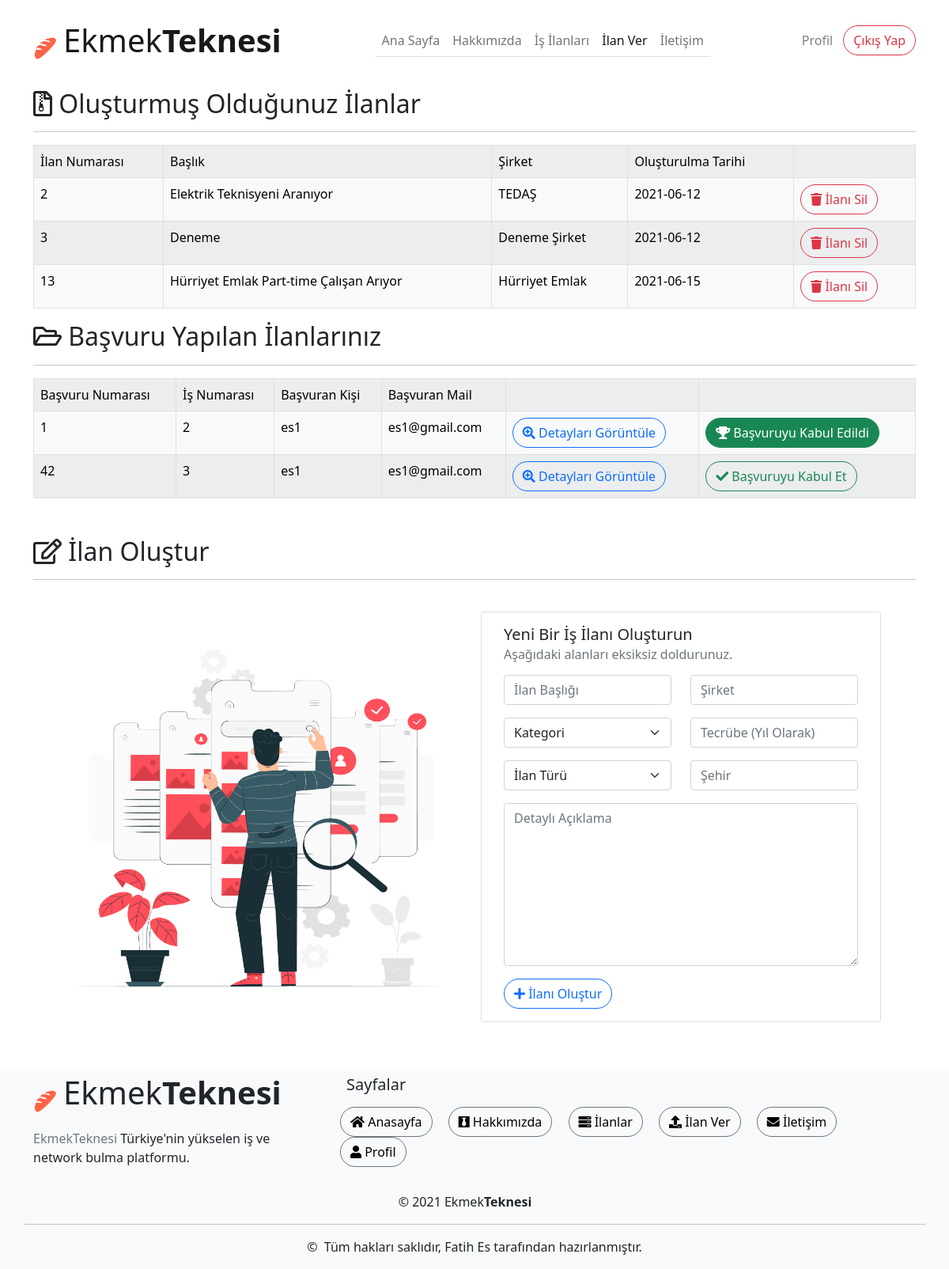
The app's page /pages/advertise.php (signed in) with its own data.
### tables this page shows
CREATE TABLE `job` (
  `job_id` int(11) NOT NULL,
  `job_title` varchar(100) NOT NULL,
  `job_company` varchar(40) NOT NULL,
  `job_experience` varchar(15) DEFAULT NULL,
  `job_create_date` date DEFAULT current_timestamp(),
  `job_kind` varchar(100) DEFAULT NULL,
  `job_category` varchar(255) DEFAULT NULL,
  `job_city` varchar(255) DEFAULT NULL,
  `job_detail` text NOT NULL,
  `user_id` int(11) DEFAULT NULL
);

CREATE TABLE `application` (
  `app_id` int(11) NOT NULL,
  `user_id` int(11) NOT NULL,
  `job_id` int(11) NOT NULL,
  `app_status` varchar(15) NOT NULL DEFAULT '0'
);

CREATE TABLE `user` (
  `user_id` int(11) NOT NULL,
  `user_name` varchar(255) NOT NULL,
  `user_email` varchar(255) NOT NULL,
  `user_password` varchar(255) DEFAULT NULL
);

### pages/advertise.php (the view, shortened to what this page needs)
<?php require '../db_conn.php' ?>
<!DOCTYPE html>
<html lang="en">
<head>
    <link rel="stylesheet" href="https://use.fontawesome.com/releases/v5.15.3/css/all.css">
    <link href="../styles/boostrap.css" rel="stylesheet" />
</head>
<body>
    <nav class="navbar navbar-expand-lg navbar-light fixed-top py-3 mb-4" style="background-color: #fff;" data-navbar-on-scroll="data-navbar-on-scroll">
        <div class="container"><a class="navbar-brand" href="home.php"><img src="../images/other/logo.png" alt="" width="30" /><span class="text-1000 fs-1 ms-2 fw-medium">Ekmek<span class="fw-bold">Teknesi</span></span></a>
            <div class="collapse navbar-collapse" id="navbarSupportedContent">
                <ul class="navbar-nav mx-auto border-bottom border-lg-bottom-0 pt-2 pt-lg-0">
                    <li class="nav-item"><a class="nav-link " aria-current="page" href="home.php">Ana Sayfa</a></li>
                    <li class="nav-item"><a class="nav-link" href="about.php">Hakkımızda</a></li>
                    <li class="nav-item"><a class="nav-link" href="applications.php">İş İlanları</a></li>
                    <li class="nav-item"><a class="nav-link active" href="advertise.php">İlan Ver</a></li>
                    <li class="nav-item"><a class="nav-link" href="contact.php">İletişim </a></li>
                </ul>
                <form class="d-flex py-3 py-lg-0">
                    <a href="profile.php"> <button class="btn btn-link text-1000 fw-medium order-1 order-lg-0 text-decoration-none" type="button" style="color: grey;">Profil</button></a>
                    <a href="../app/logout.php"> <button class="btn btn-outline-danger rounded-pill order-0" type="button">Çıkış Yap</button></a>
                </form>
            </div>
        </div>
    </nav>
    <div class="container" style="margin-top: 7rem;">
        <h2><i class="far fa-file-archive"></i>&nbsp;Oluşturmuş Olduğunuz İlanlar</h2>
        <hr>
        <?php
        $user_name = $_SESSION['user_name'];
        $query = $db->query("SELECT * FROM user WHERE user_name = '{$user_name}'")->fetch(PDO::FETCH_ASSOC);
        $user_id =  $query['user_id'];
        ?>
        <?php
        $adds = $db->query("SELECT * FROM job WHERE user_id = '{$user_id}'", PDO::FETCH_ASSOC);
        if ($adds->rowCount()) {
        ?>
            <table class="table table-bordered table-striped table-light">
                <tr>
                    <td>İlan Numarası</td>
                    <td>Başlık</td>
                    <td>Şirket</td>
                    <td>Oluşturulma Tarihi</td>
                    <td></td>
                </tr>
                <?php
                foreach ($adds as $row) { ?>
                    <tr>
                        <td><?= $row['job_id'] ?></td>
                        <td><?= $row['job_title'] ?></td>
                        <td><?= $row['job_company'] ?></td>
                        <td><?= $row['job_create_date'] ?></td>
                        <td><span id="<?php echo $row['job_id'] ?>" class="del-job btn rounded-pill btn-outline-danger"><i class="fas fa-trash"></i>&nbsp;İlanı Sil</span></td>
                    </tr>
                <?php } ?>
            </table>
        <?php } ?>
    </div>
    <div class="container">
    <h2><i class="far fa-folder-open"></i>&nbsp;Başvuru Yapılan İlanlarınız</h2><hr>
    <?php
    $user_name = $_SESSION['user_name'];
    $query = $db->query("SELECT * FROM user WHERE user_name = '{$user_name}'")->fetch(PDO::FETCH_ASSOC);
    $user_id =  $query['user_id'];
    $created_job = [];
    $count = $db->query("SELECT * FROM job WHERE user_id = $user_id", PDO::FETCH_ASSOC);
    if($count->rowCount()){
      foreach ($count as $say){
        array_push($created_job, $say['job_id']);
      }
    }
    $sor = $db->query("SELECT * FROM application INNER JOIN user ON application.user_id = user.user_id AND application.app_status <>  '0'", PDO::FETCH_ASSOC);
    if ($sor->rowCount()) {
    ?>
           <table class="table table-bordered table-striped table-light">
          <tr>
            <td>Başvuru Numarası</td>
            <td>İş Numarası</td>
            <td>Başvuran Kişi</td>
            <td>Başvuran Mail</td>
            <td></td>
            <td></td>
          </tr>
          <?php
          foreach ($sor as $row) { ?>
            <?php if ((in_array($row['job_id'], $created_job))) { ?>
              <tr>
                <td><?= $row['app_id'] ?></td>
                <td><?= $row['job_id'] ?></td>
                <td><?= $row['user_name'] ?></td>
                <td><?= $row['user_email'] ?></td>
                <td><button type="button" class="btn rounded-pill btn-outline-primary" data-bs-toggle="modal" data-bs-target="#de<?= $row['job_id'] ?>">
                    <i class="fas fa-search-plus"></i>&nbsp;Detayları Görüntüle
                  </button></td>
                <?php if($row['app_status'] === '2' ) {  ?>
                <td><span id="" class=" btn rounded-pill btn-success"><i class="fas fa-trophy"></i> Başvuruyu Kabul Edildi</span></td>
                <?php } else {?>
                    <td><span id="<?php echo $row['app_id'] ?>" class="accept-job rounded-pill btn btn-outline-success"> <i class="fas fa-check"></i> Başvuruyu Kabul Et</span></td>
                    <?php } ?>
              </tr>
            <?php } ?>
          <?php } ?>
        </table>
        <?php } ?>
    </div>
    <div class="container mt-5">
        <h2><i class="far fa-edit"></i>&nbsp;İlan Oluştur</h2>
        <hr>
        <div class="row">
            <div class="col ms-3 mt-5">
                <img style="width: 100%; height:90%;"  src="../images/illustrations/3.jpg" alt="">
            </div>
            <div class="col">
                <div class="row">
                    <div class="card mt-4" style="width: 90%;">
                        <div class="card-body">
                            <h5 class="card-title">Yeni Bir İş İlanı Oluşturun</h5>
                            <h6 class="card-subtitle mb-2 text-muted mb-3">Aşağıdaki alanları eksiksiz doldurunuz.</h6>
                            <form action="advertise.php" id="new" method="POST">
                                <div class="row">
                                    <div class="col"><input type="text" class="form-control" placeholder="İlan Başlığı" name="job_title" required /></div>
                                    <div class="col"><input type="text" class="form-control" placeholder="Şirket" name="job_company" required /></div>
                                </div>
                                <div class="row mt-3">
                                    <div class="col"><select class="form-select" aria-label="Default select example" required name="job_category">
                                            <option selected disabled>Kategori</option>
                                        </select></div>
                                    <div class="col"><input type="text" class="form-control" placeholder="Tecrübe (Yıl Olarak)" name="job_experience" required /></div>
                                </div>
                                <div class="row mt-3">
                                    <div class="col"><select class="form-select" aria-label="Default select example" required name="job_kind">
                                            <option selected disabled>İlan Türü</option>
                                        </select></div>
                                    <div class="col"><input type="text" class="form-control" placeholder="Şehir" name="job_city" required /></div>
                                </div>
                                <div class="row mt-3">
                                    <div class="col"> <textarea name="job_detail" id="" class="form-control" cols="30" rows="8" placeholder="Detaylı Açıklama" form="new" required></textarea> </div>
                                </div>
                                <button type="submit" class="btn btn-outline-primary rounded-pill order-0 mt-3" name="create_ads"><i class="fas fa-plus"></i>&nbsp;İlanı Oluştur</button>
                            </form>
                        </div>
                    </div>
                </div>
            </div>
        </div>
    </div>
     <div class="bg-light mt-3">
        <div class="container">
            <div class="row">
                <div class="row">
                    <div class="col-4">
                        <img class="d-inline-block align-middle" src="../images/other/logo.png" alt="" width="30" /><span class="d-inline-block text-1000 fs-1 ms-2 fw-medium lh-base">Ekmek<span class="fw-bold">Teknesi</span></span></a>
                        <p class="my-3"> <span class="text-secondary">EkmekTeknesi </span>Türkiye'nin yükselen iş ve <br />network bulma platformu. </p>
                    </div>
                    <div class="col">
                        <h5 class="lh-lg ms-4">Sayfalar </h5>
                        <ul class="list-unstyled mb-md-4 mb-lg-0">
                            <li style="display: inline-block;" class="lh-lg ms-3"><a class="text-decoration-none btn btn-outline-secondary rounded-pill" style="color:black" href="home.php"><i class="fas fa-home"></i>&nbsp;Anasayfa</a></li>
                            <li style="display: inline-block;" class="lh-lg ms-3"><a class="text-decoration-none btn btn-outline-secondary rounded-pill" style="color:black" href="about.php"><i class="fab fa-black-tie"></i>&nbsp;Hakkımızda</a></li>
                            <li style="display: inline-block;" class="lh-lg ms-3"><a class="text-decoration-none btn btn-outline-secondary rounded-pill" style="color:black" href="applications.php"><i class="fas fa-server"></i>&nbsp;İlanlar</a></li>
                            <li style="display: inline-block;" class="lh-lg ms-3"><a class="text-decoration-none btn btn-outline-secondary rounded-pill" style="color:black" href="advertise.php"><i class="fas fa-upload"></i>&nbsp;İlan Ver</a></li>
                            <li style="display: inline-block;" class="lh-lg ms-3"><a class="text-decoration-none btn btn-outline-secondary rounded-pill" style="color:black" href="contact.php"><i class="fas fa-envelope"></i>&nbsp;İletişim</a></li>
                            <li style="display: inline-block;" class="lh-lg ms-3"><a class="text-decoration-none btn btn-outline-secondary rounded-pill" style="color:black" href="profile.php"><i class="fas fa-user"></i>&nbsp;Profil</a></li>
                        </ul>
                    </div>
                </div>
                <div class="row">
                    <p class="text-400 my-3" style="text-align: center;">&copy; 2021 Ekmek<b>Teknesi</b></p>
                </div>
                <hr class="opacity-25" />
                <div class="text-400 text-center">
                    <p>&copy; &nbsp;Tüm hakları saklıdır,
                        Fatih Es tarafından hazırlanmıştır.
                    </p>
                </div>
            </div>
        </div>
    </div>
</body>
</html>

### records on screen
job: job_id "2", job_title "Elektrik Teknisyeni Aranıyor", job_company "TEDAŞ", job_create_date "2021-06-12"
job: job_id "3", job_title "Deneme", job_company "Deneme Şirket", job_create_date "2021-06-12"
job: job_id "13", job_title "Hürriyet Emlak Part-time Çalışan Arıyor", job_company "Hürriyet Emlak", job_create_date "2021-06-15"
application: app_id "1", job "2", user.user_name "es1", user.user_email "es1@gmail.com", app_status "2" (drawn)
application: app_id "42", job "3", user.user_name "es1", user.user_email "es1@gmail.com"
